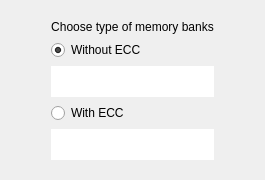
      <widget class="QWidget" name="memory_type">
       <layout class="QGridLayout" name="gridLayout_5" rowstretch="1,15,1">
        <item row="1" column="1">
         <layout class="QGridLayout" name="gridLayout_4" rowstretch="0,1,1,4,1,4">
          <item row="1" column="0" colspan="2">
           <widget class="QLabel" name="label">
            <property name="styleSheet">
             <string notr="true"/>
            </property>
            <property name="text">
             <string>Choose type of memory banks</string>
            </property>
            <property name="alignment">
             <set>Qt::AlignCenter</set>
            </property>
           </widget>
          </item>
          <item row="3" column="0" colspan="2">
           <widget class="QWidget" name="image_ecc_off" native="true">
            <property name="styleSheet">
             <string notr="true">image: url(./pic/ecc_off.jpg);
background-color: rgb(255, 255, 255);</string>
            </property>
           </widget>
          </item>
          <item row="2" column="0" colspan="2">
           <widget class="QRadioButton" name="radioButton_ecc_off">
            <property name="text">
             <string>Without ECC</string>
            </property>
            <property name="checked">
             <bool>true</bool>
            </property>
           </widget>
          </item>
          <item row="4" column="0" colspan="2">
           <widget class="QRadioButton" name="radioButton_ecc_on">
            <property name="text">
             <string>With ECC</string>
            </property>
           </widget>
          </item>
          <item row="5" column="0" colspan="2">
           <widget class="QWidget" name="image_ecc_on" native="true">
            <property name="styleSheet">
             <string notr="true">image: url(./pic/ecc_on.jpg);
background-color: rgb(255, 255, 255);</string>
            </property>
           </widget>
          </item>
         </layout>
        </item>
        <item row="2" column="1">
         <spacer name="verticalSpacer_30">
          <property name="orientation">
           <enum>Qt::Vertical</enum>
          </property>
          <property name="sizeHint" stdset="0">
           <size>
            <width>20</width>
            <height>40</height>
           </size>
          </property>
         </spacer>
        </item>
        <item row="0" column="1">
         <spacer name="verticalSpacer_29">
          <property name="orientation">
           <enum>Qt::Vertical</enum>
          </property>
          <property name="sizeHint" stdset="0">
           <size>
            <width>20</width>
            <height>40</height>
           </size>
          </property>
         </spacer>
        </item>
        <item row="1" column="0">
         <spacer name="horizontalSpacer">
          <property name="orientation">
           <enum>Qt::Horizontal</enum>
          </property>
          <property name="sizeType">
           <enum>QSizePolicy::Fixed</enum>
          </property>
          <property name="sizeHint" stdset="0">
           <size>
            <width>40</width>
            <height>20</height>
           </size>
          </property>
         </spacer>
        </item>
        <item row="1" column="2">
         <spacer name="horizontalSpacer_2">
          <property name="orientation">
           <enum>Qt::Horizontal</enum>
          </property>
          <property name="sizeType">
           <enum>QSizePolicy::Fixed</enum>
          </property>
          <property name="sizeHint" stdset="0">
           <size>
            <width>40</width>
            <height>20</height>
           </size>
          </property>
         </spacer>
        </item>
       </layout>
      </widget>
